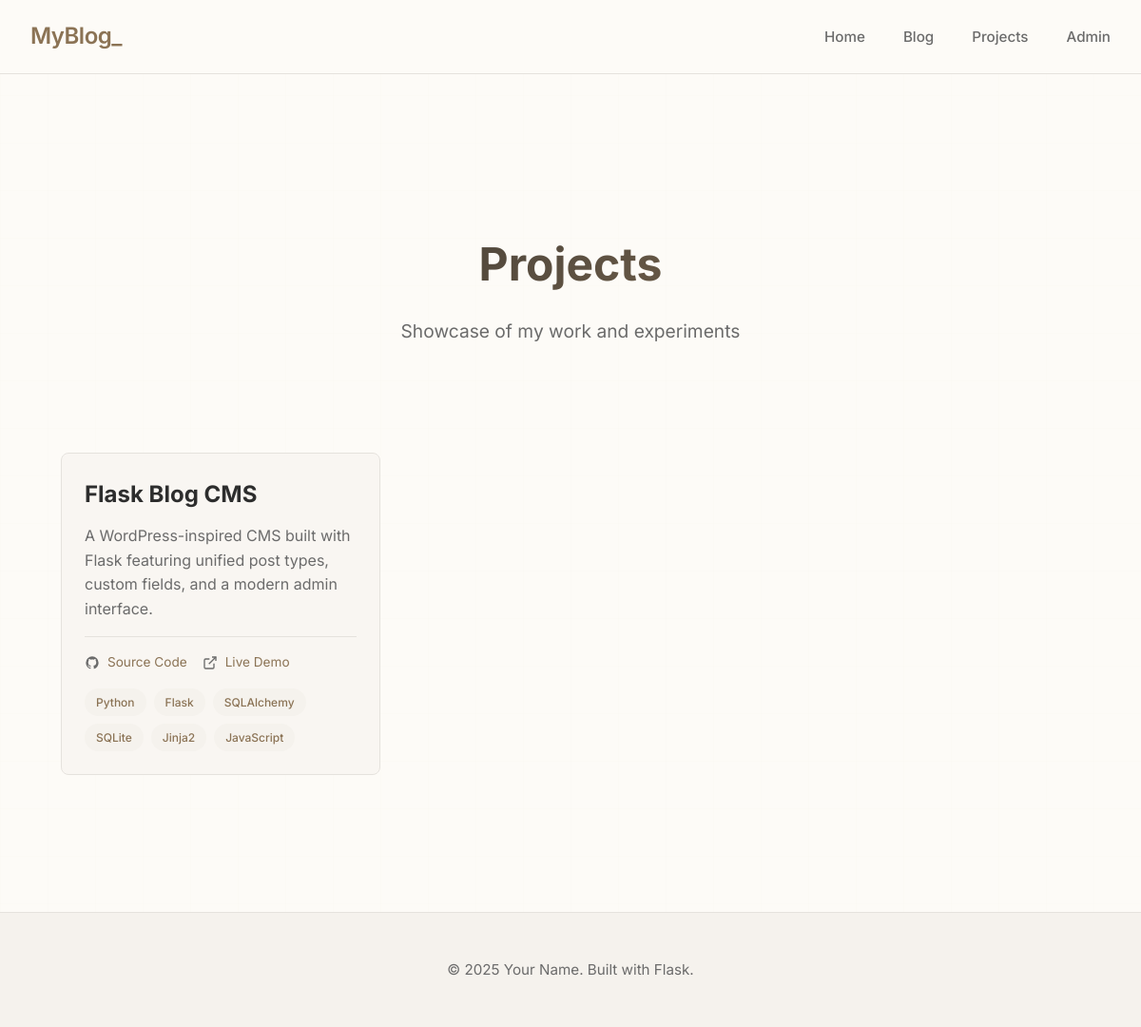
The app's page /projects with its own data.
### models.py (models this page shows, shortened)
class Post(db.Model):
    __tablename__ = "posts"
    id = db.Column(db.Integer, primary_key=True)
    title = db.Column(db.String(200), nullable=False)
    slug = db.Column(db.String(200), unique=True, nullable=False, index=True)
    content = db.Column(db.Text, nullable=False)
    excerpt = db.Column(db.String(500))
    author = db.Column(db.String(100), nullable=False, default="Admin")
    post_type = db.Column(db.String(20), default='post', nullable=False, index=True)
    post_status = db.Column(db.String(20), default='draft', nullable=False, index=True)
    post_parent = db.Column(db.Integer, db.ForeignKey('posts.id'), nullable=True)
    user_id = db.Column(db.Integer, db.ForeignKey("users.id"), nullable=True)
    user = db.relationship("User", backref=db.backref("posts", lazy=True))
    featured = db.Column(db.Boolean, default=False, nullable=False)
    category_id = db.Column(db.Integer, db.ForeignKey('categories.id'), nullable=True)
    category_obj = db.relationship('Category', backref=db.backref('posts', lazy=True))
    tag_items = db.relationship('Tag', secondary='post_tags', backref=db.backref('posts', lazy=True))
    created_at = db.Column(db.DateTime, nullable=False, default=datetime.utcnow, index=True)
    updated_at = db.Column(db.DateTime, nullable=False, default=datetime.utcnow, onupdate=datetime.utcnow)
    published_at = db.Column(db.DateTime, index=True)
    children = db.relationship(
        'Post',
        backref=db.backref('parent', remote_side=[id]),
        lazy='dynamic'
    )
    meta_items = db.relationship('PostMeta', backref='post', lazy='dynamic', cascade='all, delete-orphan')
    @property
    def published(self):
        """WordPress 'publish' status check."""
        return self.post_status == 'publish'
    def get_meta(self, key, default=None):
        meta = PostMeta.query.filter_by(post_id=self.id, meta_key=key).first()
        return meta.meta_value if meta else default

### blog_app/blueprints/public/routes.py (the view)
@bp.route("/projects")
def projects_list():
    projects = Post.query.filter_by(
        post_type='project',
        post_status='publish'
    ).order_by(Post.created_at.desc()).all()
    return render_template("projects.html", projects=projects)

### templates/projects.html (shortened to what this page needs)
<!DOCTYPE html>
<html lang="en">
<head>
    <link rel="stylesheet" href="{{ url_for('static', filename='css/style.css') }}">
</head>
<body>
    <div class="bg-grid"></div>
    <nav>
        <div class="nav-container">
            <div class="logo">MyBlog</div>
            <ul class="nav-links">
                <li><a href="{{ url_for('public.index') }}">Home</a></li>
                <li><a href="{{ url_for('public.blog_list') }}">Blog</a></li>
                <li><a href="{{ url_for('public.projects_list') }}" class="active">Projects</a></li>
                <li><a href="{{ url_for('admin.admin_dashboard') }}">Admin</a></li>
            </ul>
        </div>
    </nav>
    <main>
        <section class="hero" style="text-align: center; padding: 3rem 2rem;">
            <h1 style="font-size: 3rem; margin-bottom: 1rem;">Projects</h1>
            <p style="font-size: 1.2rem; color: var(--text-secondary);">Showcase of my work and experiments</p>
        </section>
        {% if projects %}
        <div class="projects-grid">
            {% for project in projects %}
            <div class="project-card">
                <h2><a href="{{ url_for('public.project_detail', slug=project.slug) }}">{{ project.title }}</a></h2>
                <p class="project-excerpt">{{ project.excerpt or project.content[:150] + '...' }}</p>
                <div class="project-meta">
                    {% if project.get_meta('github_url') %}
                    <div class="project-meta-item">
                        <a href="{{ project.get_meta('github_url') }}" target="_blank">Source Code</a>
                    </div>
                    {% endif %}
                    {% if project.get_meta('demo_url') %}
                    <div class="project-meta-item">
                        <svg xmlns="http://www.w3.org/2000/svg" width="16" height="16" viewBox="0 0 24 24" fill="none" stroke="currentColor" stroke-width="2">
                            <path d="M18 13v6a2 2 0 0 1-2 2H5a2 2 0 0 1-2-2V8a2 2 0 0 1 2-2h6"></path>
                            <polyline points="15 3 21 3 21 9"></polyline>
                            <line x1="10" y1="14" x2="21" y2="3"></line>
                        </svg>
                        <a href="{{ project.get_meta('demo_url') }}" target="_blank">Live Demo</a>
                    </div>
                    {% endif %}
                </div>
                {% if project.get_meta('tech_stack') %}
                <div class="tech-stack">
                    {% for tech in project.get_meta('tech_stack').split(',') %}
                    <span class="tech-badge">{{ tech.strip() }}</span>
                    {% endfor %}
                </div>
                {% endif %}
            </div>
            {% endfor %}
        </div>
        {% else %}
        <div class="empty-state" style="text-align: center; padding: 4rem 2rem;">
            <h3>No projects yet</h3>
            <p>Check back soon!</p>
        </div>
        {% endif %}
    </main>
    <footer>
        <p>&copy; 2025 Your Name. Built with Flask.</p>
    </footer>
</body>
</html>

### static/css/style.css (style rules this page uses)
:root { --primary-bg: #FDFBF7; --secondary-bg: #F5F2ED; --accent-bg: #F9F6F2; --text-primary: #2D2D2D; --text-secondary: #6B6B6B; --border-color: #E5E2DD; --accent-color: #8B7355; --hover-color: #6B5A45; --card-shadow: 0 2px 8px rgba(0,0,0,0.04); --glow-color: rgba(139, 115, 85, 0.1); }
* { margin: 0; padding: 0; box-sizing: border-box; }
body { font-family: 'Inter', -apple-system, BlinkMacSystemFont, sans-serif; background: var(--primary-bg); color: var(--text-primary); line-height: 1.6; overflow-x: hidden; }
.bg-grid { position: fixed; top: 0; left: 0; width: 100%; height: 100%; pointer-events: none; opacity: 0.03; background-image: linear-gradient(rgba(139, 115, 85, 0.3) 1px, transparent 1px), linear-gradient(90deg, rgba(139, 115, 85, 0.3) 1px, transparent 1px); background-size: 50px 50px; animation: gridMove 20s linear infinite; z-index: -1; }
nav { position: fixed; top: 0; width: 100%; background: rgba(253, 251, 247, 0.95); backdrop-filter: blur(10px); border-bottom: 1px solid var(--border-color); z-index: 1000; transition: all 0.3s ease; }
.nav-container { max-width: 1200px; margin: 0 auto; padding: 1.2rem 2rem; display: flex; justify-content: space-between; align-items: center; }
.logo { font-size: 1.5rem; font-weight: 600; color: var(--accent-color); position: relative; letter-spacing: -0.5px; }
.logo::after { content: '_'; animation: blink 1.5s infinite; }
.nav-links { display: flex; gap: 2.5rem; list-style: none; }
.nav-links a { color: var(--text-secondary); text-decoration: none; font-weight: 500; font-size: 0.95rem; position: relative; transition: color 0.3s ease; }
.nav-links a::after { content: ''; position: absolute; bottom: -5px; left: 0; width: 0; height: 2px; background: var(--accent-color); transition: width 0.3s ease; }
.hero { margin-top: 80px; padding: 6rem 2rem 4rem; text-align: center; position: relative; }
.hero h1 { font-size: 3.5rem; font-weight: 700; margin-bottom: 1rem; background: linear-gradient(135deg, var(--text-primary), var(--accent-color)); -webkit-background-clip: text; -webkit-text-fill-color: transparent; animation: fadeInUp 1s ease; }
.hero p { font-size: 1.2rem; color: var(--text-secondary); max-width: 600px; margin: 0 auto 2rem; animation: fadeInUp 1s ease 0.2s both; }
main { max-width: 1200px; margin: 0 auto; padding: 2rem; }
footer { background: var(--secondary-bg); border-top: 1px solid var(--border-color); padding: 3rem 2rem; text-align: center; margin-top: 5rem; }
footer p { color: var(--text-secondary); font-size: 0.95rem; }

### templates/projects.html (style rules this page uses)
.projects-grid { display: grid; grid-template-columns: repeat(auto-fill, minmax(320px, 1fr)); gap: 2rem; max-width: 1200px; margin: 0 auto; padding: 2rem; }
.project-card { background: var(--accent-bg); border: 1px solid var(--border-color); border-radius: 8px; padding: 1.5rem; transition: all 0.3s ease; }
.project-card h2 { margin: 0 0 0.75rem 0; font-size: 1.5rem; }
.project-card h2 a { color: var(--text-primary); text-decoration: none; }
.project-excerpt { color: var(--text-secondary); line-height: 1.6; margin-bottom: 1rem; }
.project-meta { display: flex; gap: 1rem; flex-wrap: wrap; margin-top: 1rem; padding-top: 1rem; border-top: 1px solid var(--border-color); }
.project-meta-item { display: flex; align-items: center; gap: 0.5rem; font-size: 0.85rem; color: var(--text-secondary); }
.project-meta-item a { color: var(--accent-color); text-decoration: none; }
.tech-stack { display: flex; gap: 0.5rem; flex-wrap: wrap; margin-top: 1rem; }
.tech-badge { background: var(--secondary-bg); padding: 0.3rem 0.75rem; border-radius: 20px; font-size: 0.75rem; font-weight: 500; color: var(--accent-color); }

### records on screen
Post: title "Flask Blog CMS", excerpt "A WordPress-inspired CMS built with Flask featuring unified post types, custom fields, and a modern admin interface.", strip "Python" "Flask" "SQLAlchemy" "SQLite" "Jinja2" "JavaScript"
